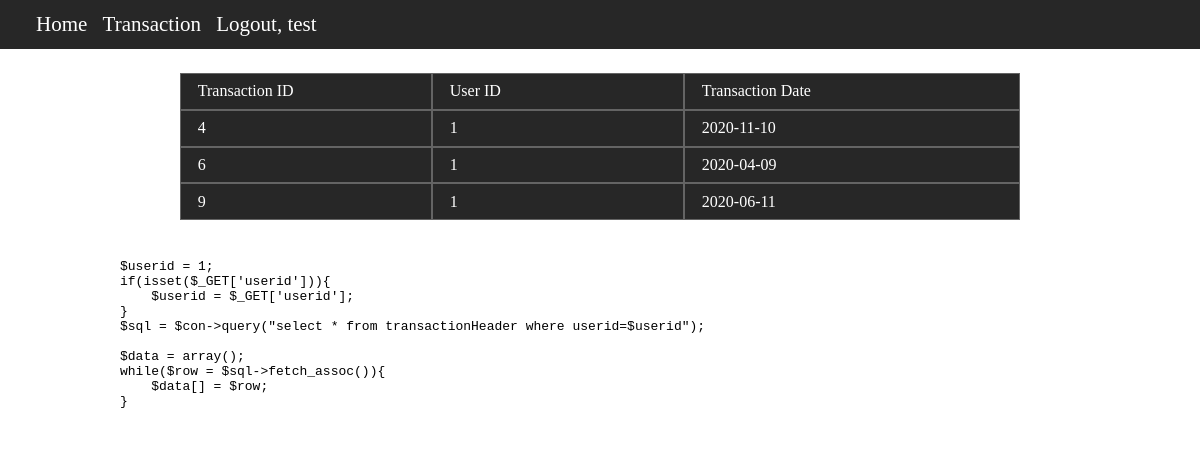
Screenshot of /transaction.php (signed in) with the database file from the repository.
### tables this page shows
CREATE TABLE `transactionHeader` (
  `transactionid` int NOT NULL AUTO_INCREMENT,
  `userid` int NOT NULL,
  `transaction_date` date DEFAULT NULL,
  PRIMARY KEY (`transactionid`),
  KEY `userid` (`userid`),
  CONSTRAINT `transactionHeader_ibfk_1` FOREIGN KEY (`userid`) REFERENCES `users` (`userid`)
);

### transaction.php (the view, shortened to what this page needs)
<?php
require("./db/connect.php");
$username = $_SESSION['user'];
$userid = 1;
$sql = $con->query("select * from transactionHeader where userid=$userid");
$data = array();
while($row = $sql->fetch_assoc()){
    $data[] = $row;
}
?>
<!DOCTYPE html>
<html lang="en">
<head>
    <link href='https://cdnjs.cloudflare.com/ajax/libs/highlight.js/10.0.0/styles/default.min.css' rel='stylesheet'/>
	<link rel="stylesheet" type="text/css" href="css/style.css">
	<link rel="stylesheet" type="text/css" href="css/transaction.css">
</head>
<body>
	<div>
		<nav>
			<div><a href="index.php">Home</a></div>
			<div><a href="./transaction.php?userid=1">Transaction</a></div>
			<div><a href="./controller/logoutController.php">Logout, <?php echo $username ?></a></div>
		</nav>
	</div>
    <div class="table_container">
        <div class="row_container">
            <div class="d_trid">Transaction ID</div>
            <div class="d_uid">User ID</div>
            <div class="d_tdate">Transaction Date</div>
        </div>
        <?php
            foreach ($data as $d) {
        ?>
        <div class="row_container">
            <div class="d_trid"><?php echo $d['transactionid'] ?></div>
            <div class="d_uid"><?php echo $d['userid'] ?></div>
            <div class="d_tdate"><?php echo $d['transaction_date'] ?></div>
        </div>
        <?php } ?>
    </div>
    <pre class="code_container">
        <code class="language-php">
$userid = 1;
if(isset($_GET['userid'])){
    $userid = $_GET['userid'];
}
$sql = $con->query("select * from transactionHeader where userid=$userid");
$data = array();
while($row = $sql->fetch_assoc()){
    $data[] = $row;
}
        </code>
    </pre>
</body>
</html>

### css/style.css (style rules this page uses)
body { margin: 0; padding: 0; }
* { box-sizing: border-box }
a { text-decoration: none; color: white; }
nav { padding: 1% 3%; position: sticky; top: 0; background: #272727; }
nav>div { display: inline-block; font-size: 21px; font-weight: 500; margin-right: 1%; }
.code_container { position: relative; margin: 2% auto; width: 80%; height: 50%; background: white; }

### css/transaction.css (style rules this page uses)
.table_container { margin-top: 2%; }
.row_container { position: relative; margin: 0 auto; display: flex; flex-direction: row; width: 70%; }
.row_container>div { padding: 1% 2%; border: 1px solid rgb(100, 100, 100); color: white; background: #272727; }
.d_trid { width: 30%; }
.d_uid { width: 30%; }
.d_tdate { width: 40%; }

### rows the page displays
transactionheader: transactionid "4", userid "1", transaction_date "2020-11-10"
transactionheader: transactionid "6", userid "1", transaction_date "2020-04-09"
transactionheader: transactionid "9", userid "1", transaction_date "2020-06-11"

### other values shown
$username "test"
